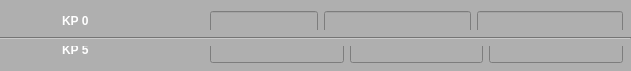
  <widget class="QWidget" name="widget" native="true">
   <property name="geometry">
    <rect>
     <x>20</x>
     <y>40</y>
     <width>631</width>
     <height>71</height>
    </rect>
   </property>
   <property name="styleSheet">
    <string notr="true">background-color: rgb(175, 175, 175);
</string>
   </property>
   <widget class="QWidget" name="layoutWidget">
    <property name="geometry">
     <rect>
      <x>10</x>
      <y>10</y>
      <width>131</width>
      <height>51</height>
     </rect>
    </property>
    <layout class="QVBoxLayout" name="verticalLayout_12">
     <item alignment="Qt::AlignHCenter">
      <widget class="QLabel" name="label">
       <property name="text">
        <string>&lt;html&gt;&lt;head/&gt;&lt;body&gt;&lt;p&gt;&lt;span style=&quot; font-weight:600; color:#ffffff;&quot;&gt;KP 0&lt;/span&gt;&lt;/p&gt;&lt;/body&gt;&lt;/html&gt;</string>
       </property>
      </widget>
     </item>
     <item alignment="Qt::AlignHCenter">
      <widget class="QLabel" name="label_2">
       <property name="text">
        <string>&lt;html&gt;&lt;head/&gt;&lt;body&gt;&lt;p&gt;&lt;span style=&quot; font-weight:600; color:#ffffff;&quot;&gt;KP 5&lt;/span&gt;&lt;/p&gt;&lt;/body&gt;&lt;/html&gt;</string>
       </property>
      </widget>
     </item>
    </layout>
   </widget>
   <widget class="QWidget" name="layoutWidget">
    <property name="geometry">
     <rect>
      <x>210</x>
      <y>10</y>
      <width>413</width>
      <height>24</height>
     </rect>
    </property>
    <layout class="QHBoxLayout" name="horizontalLayout_3">
     <item alignment="Qt::AlignHCenter">
      <widget class="Numeros" name="leKp0a">
       <property name="styleSheet">
        <string notr="true">color: rgb(255, 255, 255);</string>
       </property>
       <property name="alignment">
        <set>Qt::AlignCenter</set>
       </property>
      </widget>
     </item>
     <item>
      <widget class="Numeros" name="leKp0c">
       <property name="styleSheet">
        <string notr="true">color: rgb(255, 255, 255);</string>
       </property>
       <property name="alignment">
        <set>Qt::AlignCenter</set>
       </property>
      </widget>
     </item>
     <item>
      <widget class="Numeros" name="leKp0b">
       <property name="styleSheet">
        <string notr="true">color: rgb(255, 255, 255);</string>
       </property>
       <property name="alignment">
        <set>Qt::AlignCenter</set>
       </property>
      </widget>
     </item>
    </layout>
   </widget>
   <widget class="QWidget" name="layoutWidget">
    <property name="geometry">
     <rect>
      <x>210</x>
      <y>40</y>
      <width>413</width>
      <height>24</height>
     </rect>
    </property>
    <layout class="QHBoxLayout" name="horizontalLayout_4">
     <item>
      <widget class="Numeros" name="leKp5a">
       <property name="styleSheet">
        <string notr="true">color: rgb(255, 255, 255);</string>
       </property>
       <property name="text">
        <string/>
       </property>
       <property name="alignment">
        <set>Qt::AlignCenter</set>
       </property>
      </widget>
     </item>
     <item>
      <widget class="Numeros" name="leKp5b">
       <property name="styleSheet">
        <string notr="true">color: rgb(255, 255, 255);</string>
       </property>
       <property name="alignment">
        <set>Qt::AlignCenter</set>
       </property>
      </widget>
     </item>
     <item>
      <widget class="Numeros" name="leKp5c">
       <property name="styleSheet">
        <string notr="true">color: rgb(255, 255, 255);</string>
       </property>
       <property name="alignment">
        <set>Qt::AlignCenter</set>
       </property>
      </widget>
     </item>
    </layout>
   </widget>
   <widget class="Line" name="line">
    <property name="geometry">
     <rect>
      <x>0</x>
      <y>30</y>
      <width>631</width>
      <height>16</height>
     </rect>
    </property>
    <property name="orientation">
     <enum>Qt::Horizontal</enum>
    </property>
   </widget>
  </widget>
